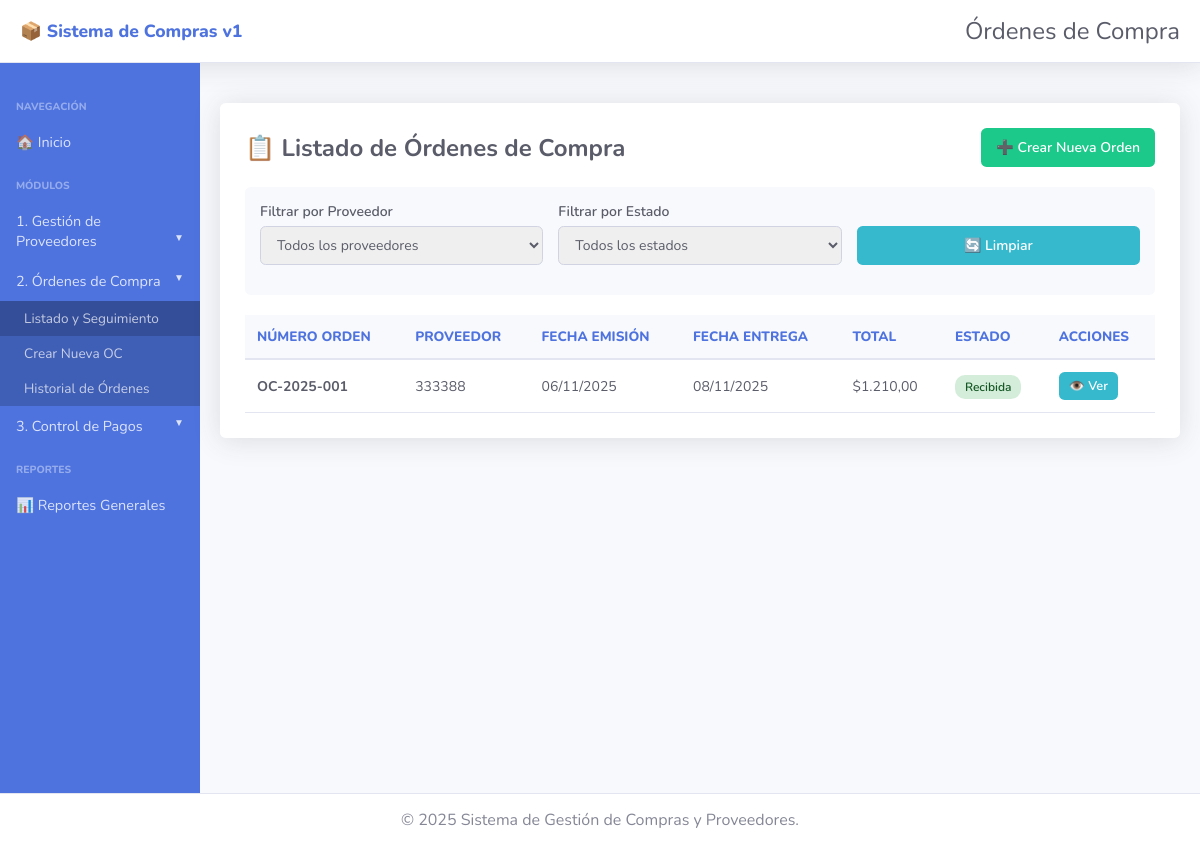
The page /ordenes/index.php on the database its author committed.
### tables this page shows
CREATE TABLE `ordenes_compra` (
  `id` int(11) NOT NULL,
  `numero_orden` varchar(50) NOT NULL,
  `id_proveedor` int(11) NOT NULL,
  `fecha_emision` date NOT NULL,
  `fecha_entrega_estimada` date DEFAULT NULL,
  `fecha_recepcion` date DEFAULT NULL,
  `subtotal` decimal(10,2) NOT NULL DEFAULT 0.00,
  `impuestos` decimal(10,2) NOT NULL DEFAULT 0.00,
  `total` decimal(10,2) NOT NULL DEFAULT 0.00,
  `observaciones` text DEFAULT NULL,
  `estado` enum('Pendiente','Enviada','Recibida','Cancelada') DEFAULT 'Pendiente',
  `fecha_registro` timestamp NOT NULL DEFAULT current_timestamp(),
  `fecha_modificacion` timestamp NOT NULL DEFAULT current_timestamp() ON UPDATE current_timestamp()
);

CREATE TABLE `proveedores` (
  `id` int(11) NOT NULL,
  `nombre` varchar(200) NOT NULL,
  `razon_social` varchar(200) DEFAULT NULL,
  `cuit` varchar(13) DEFAULT NULL,
  `contacto` varchar(100) DEFAULT NULL,
  `email` varchar(100) DEFAULT NULL,
  `telefono` varchar(20) DEFAULT NULL,
  `direccion` text DEFAULT NULL,
  `condiciones_pago` varchar(50) DEFAULT '30 días',
  `estado` enum('Activo','Inactivo') DEFAULT 'Activo',
  `fecha_registro` timestamp NOT NULL DEFAULT current_timestamp(),
  `fecha_modificacion` timestamp NOT NULL DEFAULT current_timestamp() ON UPDATE current_timestamp()
);

### config.php (called while the page is built, shortened)
<?php
function formatearFecha($fecha) {
    $timestamp = strtotime($fecha);
    return date('d/m/Y', $timestamp);
}
function formatearMoneda($monto) {
    return '$' . number_format($monto, 2, ',', '.');
}

### ordenes/index.php (the view, shortened to what this page needs)
<?php
require_once '../config.php';
$conexion = conectarDB();
$sql = "SELECT o.*, p.nombre as nombre_proveedor
        FROM ordenes_compra o
        INNER JOIN proveedores p ON o.id_proveedor = p.id
        WHERE 1=1";
$sql .= " ORDER BY o.fecha_emision DESC";
$stmt = $conexion->prepare($sql);
$stmt->execute();
$resultado = $stmt->get_result();
require_once __DIR__ . '/../includes/header.php';
?>
<div class="table-container">
    <div class="table-header">
        <h2>📋 Listado de Órdenes de Compra</h2>
        <a href="crear.php" class="btn-success">➕ Crear Nueva Orden</a>
    </div>
    <form method="GET" class="filters-box">
        <div class="filter-row">
            <div class="form-group">
                <label>Filtrar por Proveedor</label>
                <select name="proveedor" class="form-control" onchange="this.form.submit()">
                    <option value="0">Todos los proveedores</option>
                </select>
            </div>
            <div class="form-group">
                <label>Filtrar por Estado</label>
                <select name="estado" class="form-control" onchange="this.form.submit()">
                    <option value="">Todos los estados</option>
                </select>
            </div>
            <div class="form-group">
                <label>&nbsp;</label>
                <a href="index.php" class="btn-info" style="display: block; text-align: center;">🔄 Limpiar</a>
            </div>
        </div>
    </form>
    <?php if ($resultado && $resultado->num_rows > 0): ?>
        <table>
            <thead>
                <tr>
                    <th>Número Orden</th>
                    <th>Proveedor</th>
                    <th>Fecha Emisión</th>
                    <th>Fecha Entrega</th>
                    <th>Total</th>
                    <th>Estado</th>
                    <th>Acciones</th>
                </tr>
            </thead>
            <tbody>
                <?php while ($orden = $resultado->fetch_assoc()): ?>
                    <tr>
                        <td><strong><?php echo htmlspecialchars($orden['numero_orden']); ?></strong></td>
                        <td><?php echo htmlspecialchars($orden['nombre_proveedor']); ?></td>
                        <td><?php echo formatearFecha($orden['fecha_emision']); ?></td>
                        <td><?php echo formatearFecha($orden['fecha_entrega_estimada']); ?></td>
                        <td><?php echo formatearMoneda($orden['total']); ?></td>
                        <td>
                            <?php
                            $clase_badge = 'badge-' . strtolower($orden['estado']);
                            ?>
                            <span class="badge <?php echo $clase_badge; ?>"><?php echo $orden['estado']; ?></span>
                        </td>
                        <td style="white-space: nowrap;">
                            <a href="ver.php?id=<?php echo $orden['id']; ?>" class="btn-info btn-small">👁️ Ver</a>
                        </td>
                    </tr>
                <?php endwhile; ?>
            </tbody>
        </table>
    <?php endif; ?>
</div>
<?php require_once __DIR__ . '/../includes/footer.php'; ?>

### styles.css (style rules this page uses)
* { box-sizing: border-box; }
body { font-family: 'Nunito', sans-serif; margin: 0; padding: 0; background-color: #f8f9fc; color: #333; }
.form-container, .table-container { background-color: white; padding: 25px; border-radius: 0.35rem; box-shadow: 0 0.15rem 1.75rem 0 rgba(58, 59, 69, 0.15); margin: 20px auto; width: 100%; max-width: 1051px; }
.form-group { margin-bottom: 15px; }
.form-group label { display: block; margin-bottom: 5px; color: #5a5c69; font-weight: 600; font-size: 0.875rem; }
.form-control { width: 100%; padding: 8px 12px; border: 1px solid #d1d3e2; border-radius: 0.35rem; font-size: 0.875rem; color: #5a5c69; font-family: 'Nunito', sans-serif; min-height: 38px; }
select.form-control { cursor: pointer; }
.table-header { display: flex; justify-content: space-between; align-items: center; margin-bottom: 20px; }
.table-header h2 { color: #5a5c69; font-size: 1.5rem; font-weight: 700; margin: 0; }
table { width: 100%; border-collapse: collapse; }
table thead { background-color: #f8f9fc; }
table th { padding: 12px; text-align: left; font-size: 0.85rem; font-weight: 800; text-transform: uppercase; color: #4e73df; border-bottom: 2px solid #e3e6f0; }
table td { padding: 12px; border-bottom: 1px solid #e3e6f0; color: #5a5c69; font-size: 0.875rem; }
.badge { padding: 4px 10px; border-radius: 10px; font-size: 0.75rem; font-weight: 600; }
.badge-success, .badge-activo, .badge-recibida, .badge-normal { background-color: #d4edda; color: #155724; }
.btn-primary, .btn-danger, .btn-success, .btn-info { padding: 10px 15px; border: none; border-radius: 0.35rem; color: white; cursor: pointer; font-weight: 600; font-size: 0.875rem; transition: all 0.15s; text-decoration: none; display: inline-block; }
.btn-success { background-color: #1cc88a; }
.btn-info { background-color: #36b9cc; }
.btn-small { padding: 5px 10px; font-size: 0.8rem; margin-right: 5px; }
.filters-box { background-color: #f8f9fc; padding: 15px; border-radius: 0.35rem; margin-bottom: 20px; }
.filter-row { display: grid; grid-template-columns: repeat(auto-fit, minmax(200px, 1fr)); gap: 15px; align-items: end; }

### rows shown on the page
ordenes_compra: numero_orden "OC-2025-001", id_proveedor.nombre "333388", fecha_emision "06/11/2025", fecha_entrega_estimada "08/11/2025", total "$1.210,00", estado "Recibida"

### other values the page prints
$page_heading "Órdenes de Compra"
